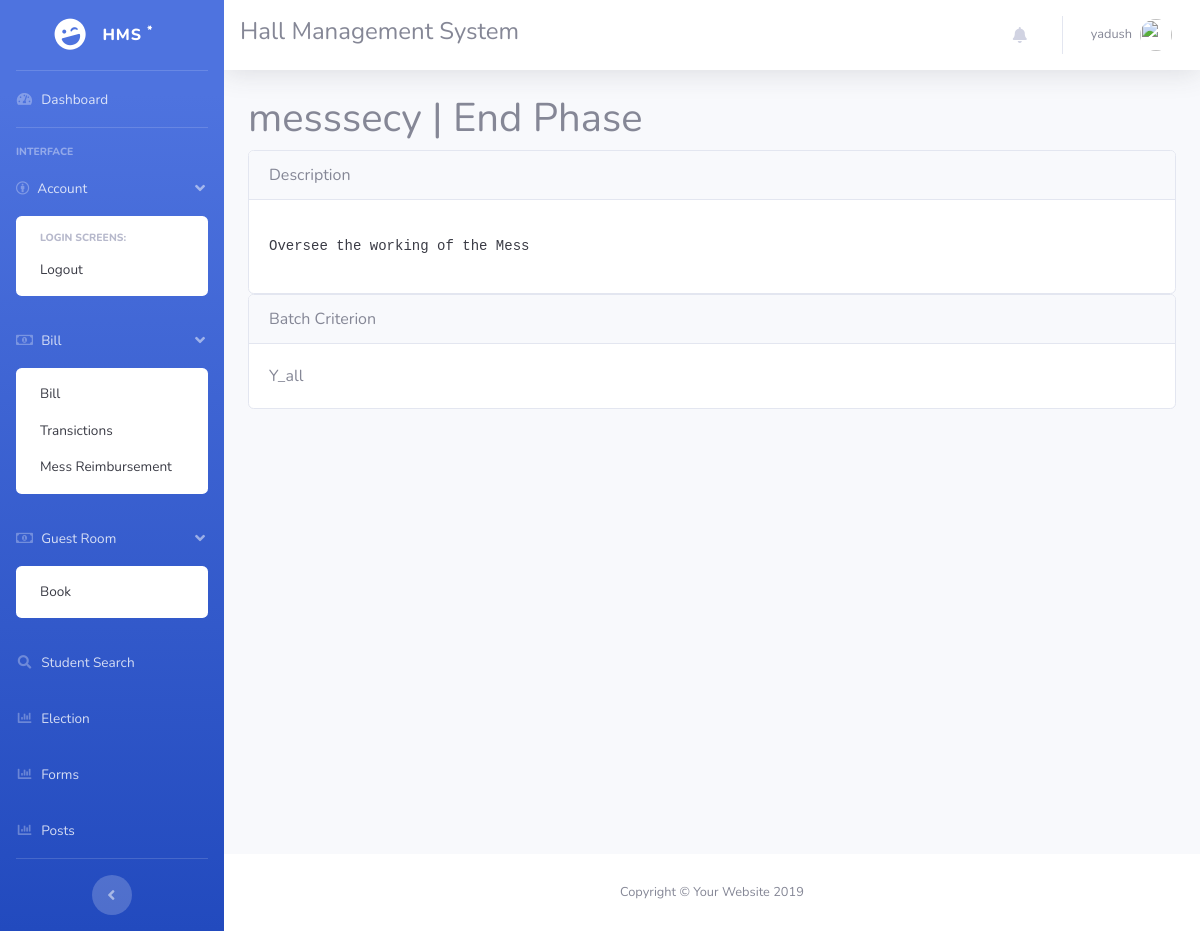
Page /election/entity/2/ (signed in) on the committed database.
### accounts/models.py (models this page shows, shortened)
class Profile(models.Model):
    user = models.OneToOneField(User, on_delete=models.CASCADE)
    email_confirmed = models.BooleanField(default=False)
    name = models.CharField(max_length=255, default='')
    roll_no=models.IntegerField(default=0)
    branch=models.CharField(max_length=40,default='')
    program=models.CharField(max_length=10,default='')
    room=models.CharField(max_length=10,default='')
    address = models.CharField(max_length=255, default='')

### election/models.py (models this page shows, shortened)
class Entity(models.Model):
    title = models.CharField(max_length = 500)
    description = models.TextField(max_length=2000)
    nomination = models.OneToOneField(Questionnaire, null=True, on_delete=models.CASCADE)
    phase = models.CharField(max_length=30, choices=PHASE_CHOICES, default = 'IP')
    batch = models.CharField(max_length = 100, default = "all")

### election/views.py (the view)
# urls.py: path('entity/<int:pk>/', views.entity_detail_user, name='entity_detail_user'),
@login_required
def entity_detail_user(request, pk):
    try:
        entity = models.Entity.objects.get(pk=pk)
    except:
        return render(request, 'message.html', { 'message' : 'Page Not Found' , 'code' : '404' })
    candidates = entity.candidates.filter(approval=True)
    phase = entity.phase
    batch = entity.batch.split(',')
    batch = [ "Y_" + x for x in batch]
    if phase == "BP":
        return render(request, 'message.html', { 'message' : 'Page Not Found' , 'code' : '404' })
    phase_dict = {'IP':'Initial Phase', 'NP': 'Nomination Phase','CP' : 'Campaign Phase', 'PP': 'Polling Phase', 'OPP': 'Offline Polling Phase','MP': 'Mid Phase', 'RP': 'Result Phase', 'EP': 'End Phase' }
    manifesto_form = forms.NomiManifestoForm()
    nota = User.objects.get(username = "nota")
    cast_form = forms.PollForm(initial={ 'candidates' : models.EntityCandidate.objects.filter(entity = entity, user=nota).first() })
    cast_form.fields['candidates'].queryset = models.EntityCandidate.objects.filter(entity = entity, approval = True)
    return render(request, 'election/entity_detail_user.html',{'entity': entity, 'candidates': candidates, 'phase' : phase_dict[phase], \
            'manifesto_form' : manifesto_form, 'result' : candidates.order_by('-votes'), 'cast_form' : cast_form, 'batch' : batch })

### accounts/profile_context.py (called while the page is built)
def context(request):
    if request.user.is_authenticated:
        try:
            profile = Profile.objects.get(user=request.user)
            post=Post.objects.filter(user=request.user)
            if post.exists():
                post=post.first()
            else:
                post=0
            return {'profile': profile,'post':post}
        except ObjectDoesNotExist:
            return {'profile': 0,'post':0}
    else:
        return {'profile': 0,'post':0}

### bill/bill_context.py (called while the page is built)
def context(request):
    if request.user.is_authenticated:
        try:
            biller = Billers.objects.get(user=request.user)
            return {'biller': biller}
        except ObjectDoesNotExist:
            return {'biller': 0}
    else:
        return {'biller': 0}

### election/templates/election/entity_detail_user.html (shortened to what this page needs)
{% extends "layout.html" %}
{% load static %}
{% load bootstrap4 %}
{% block body %}
    <h1>{{ entity.title }} | {{phase}} </h1>
    <div class="card ">
    <div class="card-header">
        Description
    </div>
    <div class="card-body">
        <p class="card-text text-left" id="mdrender"><pre>{{  entity.description | urlize }}</pre></p>
    </div>
    </div>
    <div class="card ">
    <div class="card-header">
        Batch Criterion
    </div>
    <div class="card-body">
        <p class="card-text text-left" id="mdrender">
            {% for b in batch %}
            {{b}} <br>
            {% endfor %}
        </p>
    </div>
    </div>
{% endblock %}

### templates/layout.html (shortened to what this page needs)
<!DOCTYPE html>
<html lang="en">
{% load static %}
<head>
  <link rel="stylesheet" href="https://use.fontawesome.com/releases/v5.8.1/css/all.css">
  <link href="{% static 'css/sb-admin-2.min.css' %}" rel="stylesheet">
</head>
<body id="page-top">
  <div id="wrapper">
    <ul class="navbar-nav bg-gradient-primary sidebar sidebar-dark accordion" id="accordionSidebar">
      <a class="sidebar-brand d-flex align-items-center justify-content-center" href="{% url 'accounts:dashboard' %}">
        <div class="sidebar-brand-icon rotate-n-15">
          <i class="fas fa-laugh-wink"></i>
        </div>
        <div class="sidebar-brand-text mx-3">HMS <sup>*</sup></div>
      </a>
      <hr class="sidebar-divider my-0">
      <li class="nav-item">
        <a class="nav-link" href="{% url 'accounts:dashboard' %}">
          <i class="fas fa-fw fa-tachometer-alt"></i>
          <span>Dashboard</span></a>
      </li>
      <hr class="sidebar-divider">
      <div class="sidebar-heading">
        Interface
      </div>
      <li class="nav-item">
        <a class="nav-link" href="#" data-toggle="collapse" data-target="#collapsePages"  aria-controls="collapsePages">
            <i class="fab fa-creative-commons-by"></i>
          <span>Account</span>
        </a>
        <div id="collapsePages" class="collapse show" aria-labelledby="headingPages" data-parent="#accordionSidebar">
          <div class="bg-white py-2 collapse-inner rounded">
            <h6 class="collapse-header">Login Screens:</h6>
            <a class="collapse-item" href="{% url 'accounts:sign_out' %}">Logout</a>
          </div>
        </div>
      </li>
      <li class="nav-item">
        <a class="nav-link" href="#" data-toggle="collapse" data-target="#collapseBill"  aria-controls="collapsePages">
          <i class="far fa-money-bill-alt"></i>
          <span>Bill</span>
        </a>
        <div id="collapseBill" class="collapse show" aria-labelledby="headingPages" data-parent="#accordionSidebar">
          <div class="bg-white py-2 collapse-inner rounded">
            <a class="collapse-item" href="{% url 'bills:bill' %}">Bill</a>
            <a class="collapse-item" href="{% url 'bills:transiction' %}">Transictions</a>
            {% if biller and profile.user.username != "mess" %}
            {% else %}
            <a class="collapse-item" href="{% url 'bills:messrem' %}">Mess Reimbursement</a>
            {% endif %}
          </div>
        </div>
      </li>
      <li class="nav-item">
        <a class="nav-link" href="#" data-toggle="collapse" data-target="#collapseg"  aria-controls="collapsePages">
          <i class="far fa-money-bill-alt"></i>
          <span>Guest Room </span>
        </a>
        <div id="collapseg" class="collapse show" aria-labelledby="headingPages" data-parent="#accordionSidebar">
          <div class="bg-white py-2 collapse-inner rounded">
            <a class="collapse-item" href="/grb">Book</a>
          </div>
        </div>
      </li>
      <li class="nav-item">
        <a class="nav-link" href="{% url 'accounts:search' %}">
          <i class="fas fa-fw fa-search"></i>
          <span>Student Search</span></a>
      </li>
      <li class="nav-item">
        <a class="nav-link" href="{% url 'election:index' %}">
          <i class="fas fa-fw fa-chart-bar"></i>
          <span>Election</span></a>
      </li>
      <li class="nav-item">
        <a class="nav-link" href="{% url 'accounts:user_forms' %}">
          <i class="fas fa-fw fa-chart-bar"></i>
          <span>Forms</span></a>
      </li>
      <li class="nav-item">
        <a class="nav-link" href="{% url 'accounts:posts' %}">
          <i class="fas fa-fw fa-chart-bar"></i>
          <span>Posts</span></a>
      </li>
      <hr class="sidebar-divider d-none d-md-block">
      <div class="text-center d-none d-md-inline">
        <button class="rounded-circle border-0" id="sidebarToggle"></button>
      </div>
    </ul>
    <div id="content-wrapper" class="d-flex flex-column">
      <div id="content">
        <nav class="navbar navbar-expand navbar-light bg-white topbar mb-4 static-top shadow">
          <h4> Hall Management System </h4>
          <ul class="navbar-nav ml-auto">
            <li class="nav-item dropdown no-arrow mx-1">
              <a class="nav-link dropdown-toggle" href="#" id="alertsDropdown" role="button" data-toggle="dropdown" aria-haspopup="true" aria-expanded="false">
                <i class="fas fa-bell fa-fw"></i>
              </a>
            </li>
            <li class="nav-item dropdown no-arrow">
              <a class="nav-link dropdown-toggle" href="#" id="userDropdown" role="button" data-toggle="dropdown" aria-haspopup="true" aria-expanded="false">
                  {% if profile %}
                      <span class="mr-2 d-none d-lg-inline text-gray-600 small">{{ profile.user.username }}</span>
                  {% else %}
                      <span class="mr-2 d-none d-lg-inline text-gray-600 small">Valerie Luna</span>
                  {% endif %}
                <img class="img-profile rounded-circle" src="https://source.unsplash.com/QAB-WJcbgJk/60x60">
              </a>
            </li>
          </ul>
        </nav>
        <div class="container-fluid">
          {% block body %}{% endblock %}
        </div>
      </div>
      <footer class="sticky-footer bg-white">
        <div class="container my-auto">
          <div class="copyright text-center my-auto">
            <span>Copyright &copy; Your Website 2019</span>
          </div>
        </div>
      </footer>
    </div>
  </div>
</body>
</html>

### rows in the picture
Profile: user.username "yadush"
Entity: title "messsecy", description "Oversee the working of the Mess"

### other values in the picture
{{ phase }} "End Phase"
{{ b }} "Y_all"
